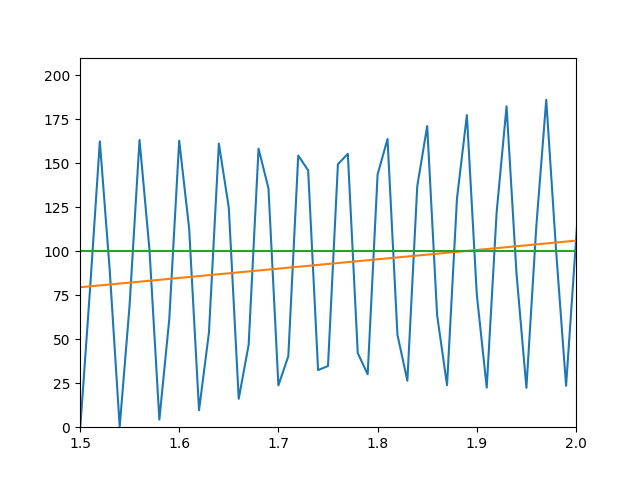

Python code for this plot:
import matplotlib.pyplot as plt
import math

# 入力例1
# a,b,c=1,1,1
# xs = [i / 10000 for i in range(2000000)]
# xmin=97
# xmax=103
# ymin=90
# ymax=110

# 入力例2
a,b,c=53,82, 49
xs = [i / 100 for i in range(300)]
xmin=1.5
xmax=2.0
ymin=0
ymax=210

ys = [a*x+b*math.sin(c*x*math.pi) for x in xs]
ys2 = [a*x for x in xs]
ys3 = [100 for x in xs]

plt.plot(xs,ys)
plt.plot(xs,ys2)
plt.plot(xs,ys3)
plt.xlim(xmin, xmax)
plt.ylim(ymin, ymax)
plt.savefig("d.png")